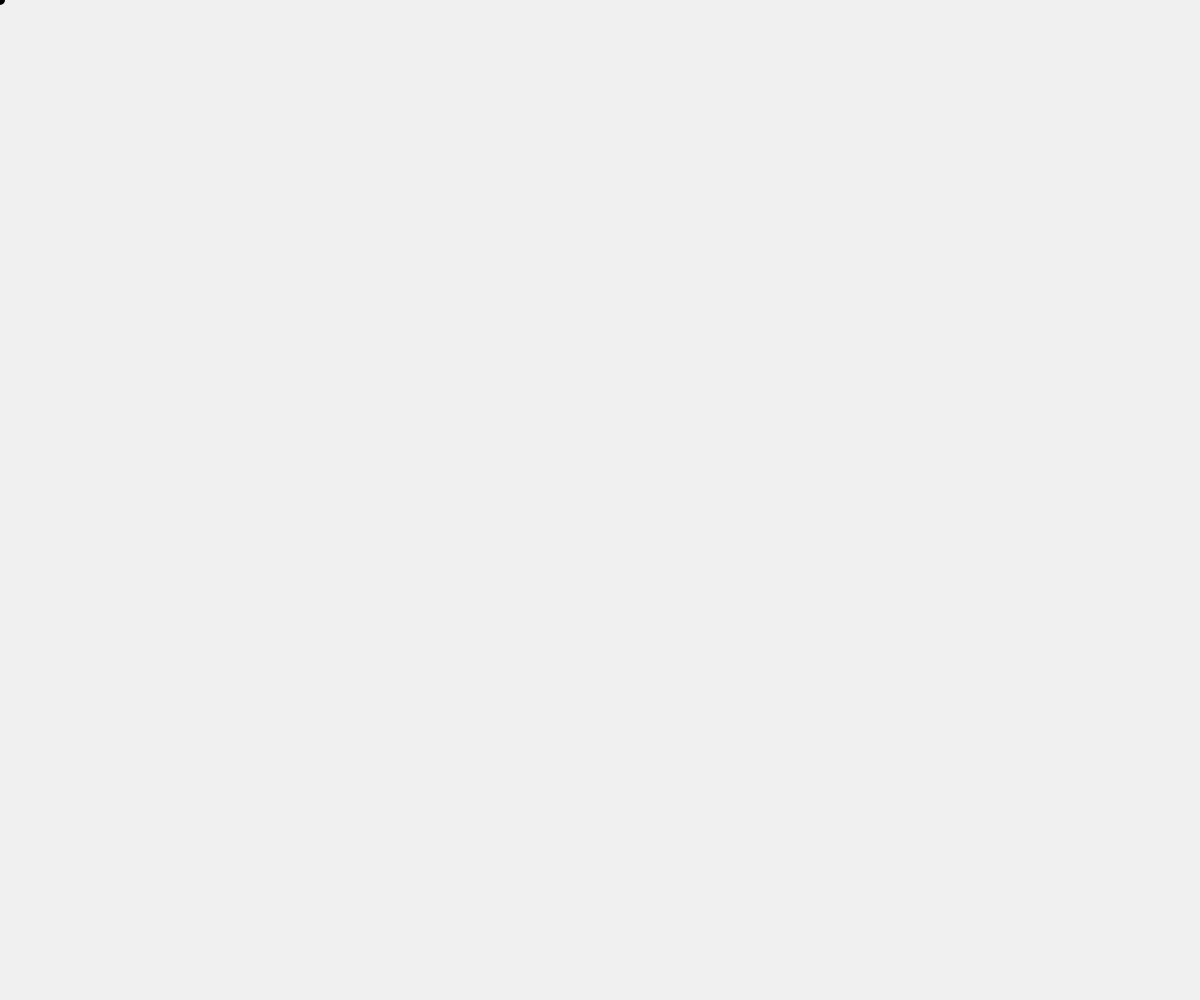
Frame 1 (no input)
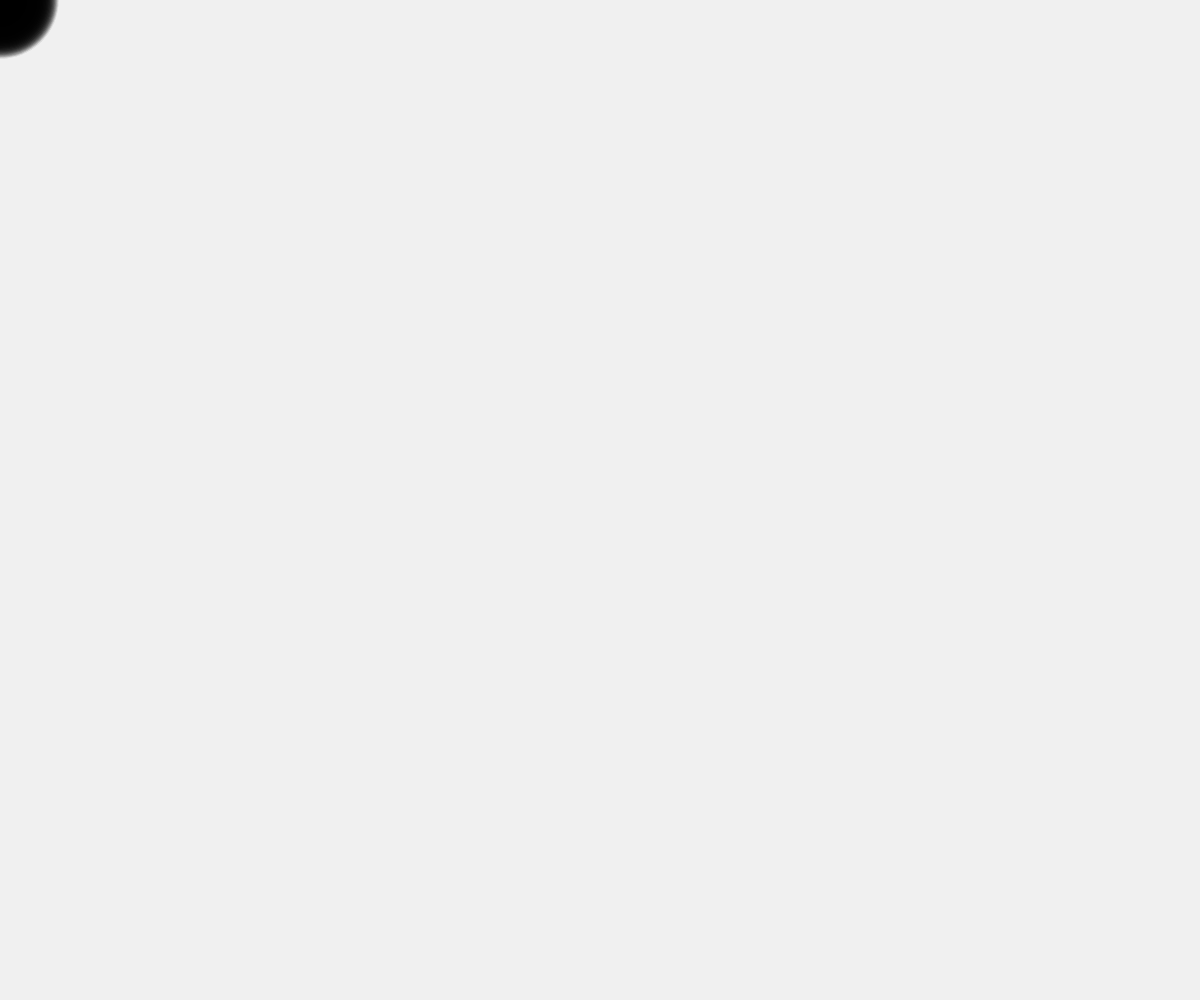
Frame 60 (no input)
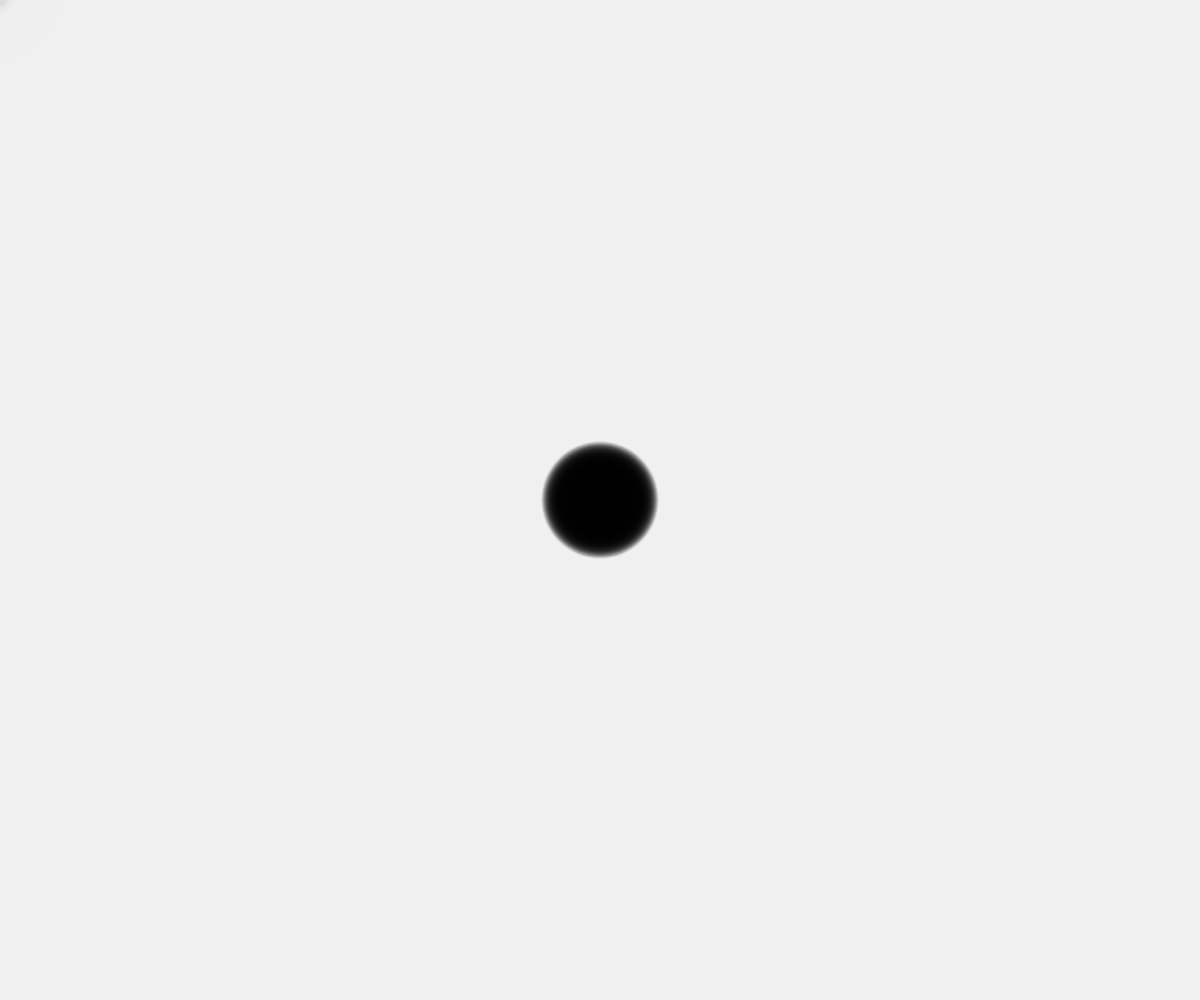
Frame 120 (the mouse pressed at the canvas centre since frame 60)

The p5.js sketch that drew these frames (run headless with seeded random() and noise() and a simulated clock; from frame 60 on, the mouse is pressed at the canvas centre):

// p5.js sketch
// ── sketch.js
let trail = [];

function setup() {
  createCanvas(windowWidth, windowHeight);
  background(240);
}

function draw() {
  background(240, 50);

  trail.push({ x: mouseX, y: mouseY });

  if (trail.length > 50) {
    trail.shift();
  }

  for (let i = 0; i < trail.length; i++) {
    let alpha = map(i, 0, trail.length, 255, 0);
    fill(0, alpha);
    noStroke();
    let size = map(i, 0, trail.length, 10, 120);
    ellipse(trail[i].x, trail[i].y, size, size);
  }
}
